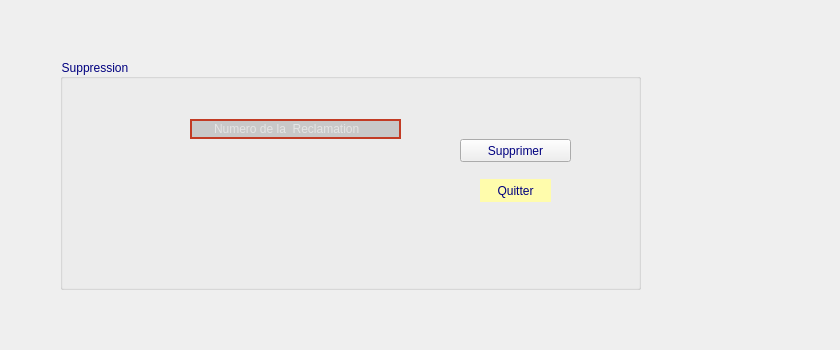
        <widget class="QWidget" name="tab_23">
         <attribute name="title">
          <string>Supprimer une Reclamation</string>
         </attribute>
         <widget class="QLabel" name="label_33">
          <property name="geometry">
           <rect>
            <x>10</x>
            <y>100</y>
            <width>141</width>
            <height>20</height>
           </rect>
          </property>
          <property name="text">
           <string/>
          </property>
         </widget>
         <widget class="QLabel" name="label_29">
          <property name="geometry">
           <rect>
            <x>690</x>
            <y>250</y>
            <width>141</width>
            <height>91</height>
           </rect>
          </property>
          <property name="styleSheet">
           <string notr="true">image: url(:/128600931_1102401160197019_8051103514919619627_n.png);</string>
          </property>
          <property name="text">
           <string/>
          </property>
          <property name="pixmap">
           <pixmap>../../Downloads/128600931_1102401160197019_8051103514919619627_n.png</pixmap>
          </property>
          <property name="scaledContents">
           <bool>true</bool>
          </property>
          <property name="wordWrap">
           <bool>false</bool>
          </property>
          <property name="openExternalLinks">
           <bool>false</bool>
          </property>
         </widget>
         <widget class="QGroupBox" name="groupBox_2">
          <property name="geometry">
           <rect>
            <x>60</x>
            <y>59</y>
            <width>581</width>
            <height>231</height>
           </rect>
          </property>
          <property name="styleSheet">
           <string notr="true">color: rgb(0, 0, 127);
font: 75 10pt &quot;MS Shell Dlg 2&quot;;</string>
          </property>
          <property name="title">
           <string>Suppression</string>
          </property>
          <widget class="QLineEdit" name="lineEdit_3">
           <property name="geometry">
            <rect>
             <x>130</x>
             <y>60</y>
             <width>211</width>
             <height>20</height>
            </rect>
           </property>
           <property name="styleSheet">
            <string notr="true"> QLineEdit
{
border:2px solid rgb(194, 59, 36);
border-radius:20px;
color:#FFF;
padding-left :20px;
padding-right :20px;
background-color:rgb(200, 200, 200);

}
QLineEdit:hover
{
border: 2px solid rgb(0,0,0);
background-color:rgb(115, 115, 115) ;
}
QLineEdit:focus
{
border:2px solid rgb(0,0,0);
background-color: rgb(121, 121, 121);
}</string>
           </property>
           <property name="placeholderText">
            <string>Numero de la  Reclamation</string>
           </property>
          </widget>
          <widget class="QPushButton" name="pb_supprimer_rec_2">
           <property name="geometry">
            <rect>
             <x>400</x>
             <y>80</y>
             <width>111</width>
             <height>23</height>
            </rect>
           </property>
           <property name="styleSheet">
            <string notr="true">QPushButton
{
background-color:rgb(255, 252, 172);
border-radius:15px;}
QPushButton:hover
{
color:#333;
background:#49ebff;
background:rgb(200, 200, 200);
}
font: 8pt &quot;Neo Tech Alt Medium&quot;;</string>
           </property>
           <property name="text">
            <string>Supprimer</string>
           </property>
          </widget>
          <widget class="QPushButton" name="pushButton_25">
           <property name="geometry">
            <rect>
             <x>420</x>
             <y>120</y>
             <width>71</width>
             <height>23</height>
            </rect>
           </property>
           <property name="styleSheet">
            <string notr="true">QPushButton
{
background-color:rgb(255, 252, 172);
border-radius:15px;}
QPushButton:hover
{
color:#333;
background:#49ebff;
background:rgb(200, 200, 200);
}</string>
           </property>
           <property name="text">
            <string>Quitter</string>
           </property>
          </widget>
         </widget>
        </widget>
